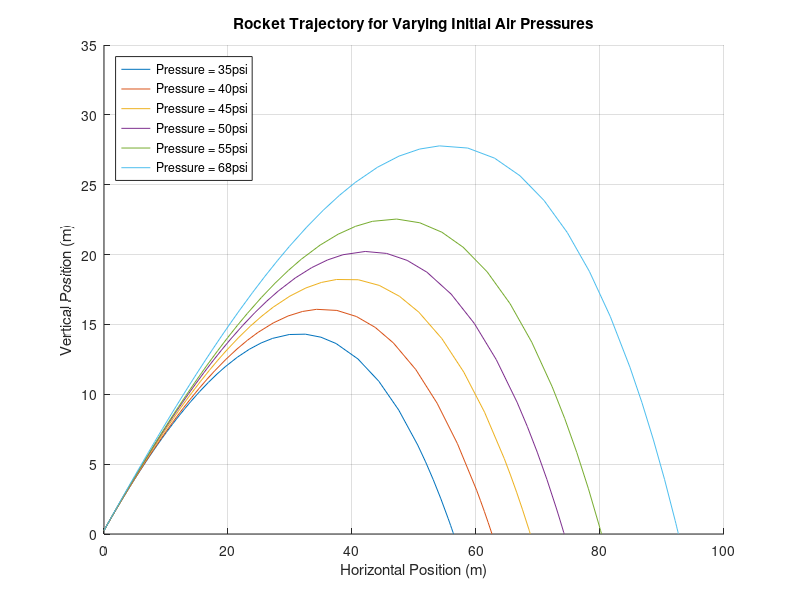
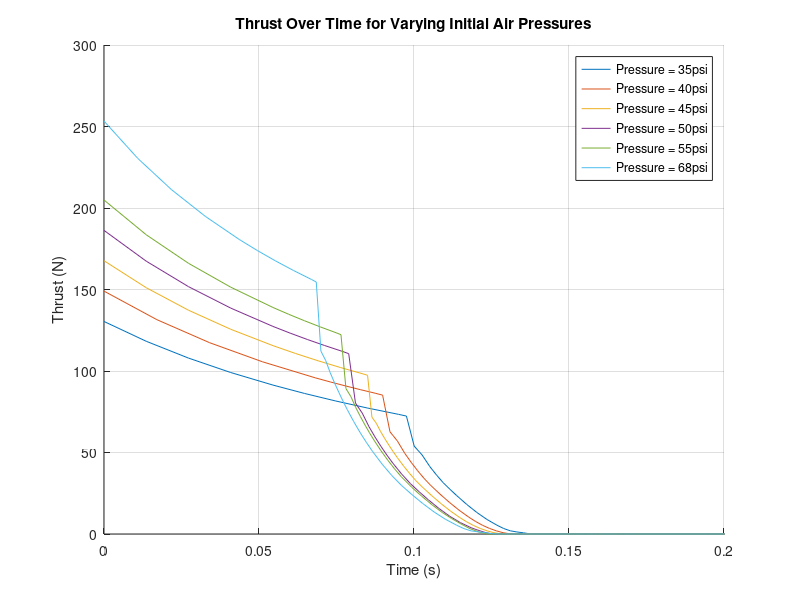
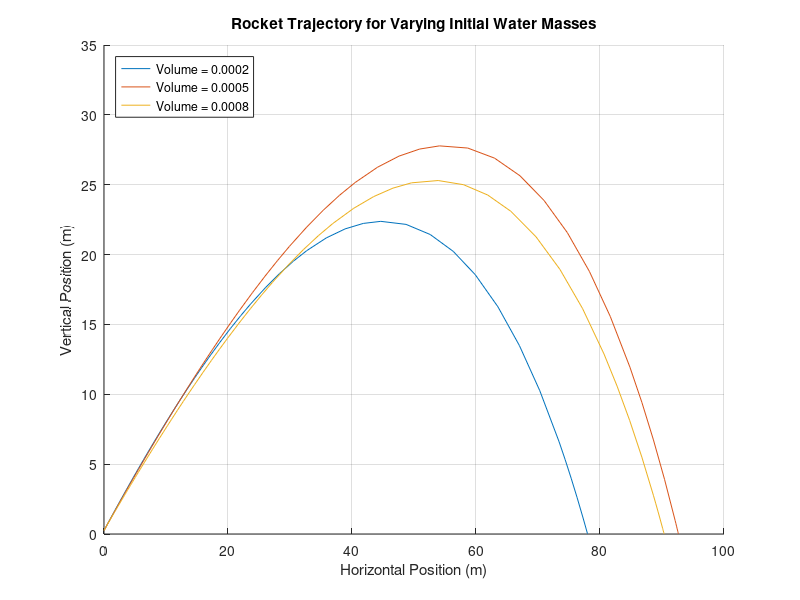
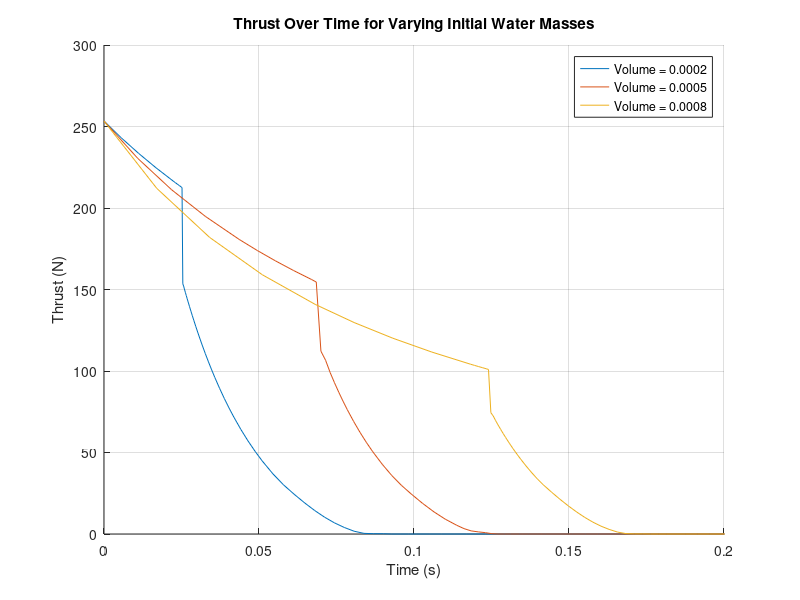

These charts were generated, in order, by the following MATLAB code:
%{
Author: Katherine Korobov, Alexander Lu
Assignment: Project 2 Part 2
Purpose: Simulate a bottle rocket with water expulsion using physics
principles and ode45. We will explore how different parameters affect
the trajectory and resulting thrust of the bottle rocket. Then, we will hit
a target 92m away with an range of +-1m.
%}

clc;
clear;
close all;

%% Function to Set Constants
function [const] = setConst()
    const.g = 9.81; %[m/s^2, acceleration due to gravity]
    const.cDis = 0.78; %[discharge coefficient]
    const.rhoAir = 0.961; %[kg/m^3, ambient air density]
    const.VemptyB = 0.002; %[m^3, volume of empty bottle]
    const.Pa = 12.1 * 6894.76; %[psia, atmospheric pressure, needs to be Pa]
    const.gamma = 1.4; %[ratio of specific heats for air]
    const.rhoWater = 1000; %[kg/m^3, water density]
    const.exitD = 2.1 / 100; %[m, diameter of the throat (exit) converted from cm]
    const.bottleD = 10.5 / 100; %[m, diameter of the bottle converted from cm]
    const.Rair = 287; %[J/(kg*K), specific gas constant of air]
    const.mEmpty = 0.15; %[kg, mass of empty 2-liter bottle with cone and fins]
    const.Cd = 0.425; %[drag coefficient]
    const.p0 = (48 + 12.1) * 6894.76; %[Pa, initial absolute pressure of air in bottle converted from psig]
    const.V0_water = 0.0005; %[m^3, initial volume of water inside bottle]
    const.T0 = 310; %[K, initial temperature of air]
    const.v0 = 0.0; %[m/s, initial velocity of rocket]
    const.Theta0 = 40; %[degree, initial angle of rocket]
    const.x0 = 0.0; %[m, initial horizontal distance]
    const.z0 = 0.25; %[m, initial vertical distance]
    const.standLength = 0.5; %[m, length of test stand]
end
%% Phase function that calculate d_dt statevector to be put into ode45
function [d_statevector_dt, Fthrust, phaseNumber] = bottleMotion(t, statevector, const, initialConditions)
    %Devectorize:
    x_pos = statevector(1);
    x_vel = statevector(2);
    z_pos = statevector(3);
    z_vel = statevector(4);
    m_rocket = statevector(5);
    V_air = statevector(6);
    m_air = statevector(7);

    phaseNumber = 0;

    %Compute Velocity Magnitude and Heading
    mag_vel = sqrt((x_vel)^2 + (z_vel)^2);

   if (x_pos < (const.standLength * cosd(const.Theta0)) || mag_vel == 0) %Either velocity is 0 or it is still on the stand
        h_hat = [cosd(const.Theta0), sind(const.Theta0)];
   else
        h_hat = [x_vel / mag_vel, z_vel / mag_vel];
   end

    exit_area = pi * (const.exitD / 2)^2; %Exit Cross Sectional Area
    normal_area = pi * (const.bottleD / 2)^2; %Cross Sectional Area

    %Compute Air Pressure Using Isentropic Expansion
    p1_air = const.p0 * (initialConditions.V0_air / V_air)^const.gamma; %Equation 5

    %End Conditions of Air Expansion
    p_end = const.p0 * (initialConditions.V0_air / const.VemptyB)^const.gamma; %Equation 14
    p2_air = p_end * (m_air / initialConditions.m0_air)^const.gamma; %Equation 16 

    if(V_air <= const.VemptyB) %Phase 1: Water is Expelled From Bottle
        %Calculate Exit Velocity
        exit_vel = sqrt((2*(p1_air - const.Pa)) / const.rhoWater); %Equation 8

        %Calculate Change in Mass of Water
        m_dotwater = const.cDis * const.rhoWater * exit_area * exit_vel; %Equation 6

        %Calculate Thrust
        Fthrust = h_hat * (m_dotwater * exit_vel); %Equation 9

        %Calculate Rate of Change of Air Volume
        Vdot_air = const.cDis * exit_area * exit_vel; %Equation 10
        
        mdot_rocket = -(m_dotwater); %Equation 11
        mdot_air = 0; %Mass of Air Remains Constant

        %Return Phase Number
        phaseNumber = 1;

    elseif((p2_air >= const.Pa)  && (V_air >= const.VemptyB)) %Phase 2: Air Expansion
        %Update Air Properties
        rho_air = m_air / const.VemptyB; %Equation 16
        T_air = p2_air / (rho_air * const.Rair); %Equation 16

        %Calcualte Critical Pressure
        p_crit = p2_air * (2/(const.gamma + 1))^(const.gamma/(const.gamma - 1)); %Equation 17
        
        if(p_crit > const.Pa) %If Flow is Choked
            exit_T = (2 / (const.gamma + 1)) * T_air; %Equation 18
            exit_p = p_crit; %Equation 18
            exit_rho = exit_p / (const.Rair * exit_T); %Equation 18
            exit_mach = 1;

        else %Where Critical Pressure < Ambient Pressure
            exit_mach = sqrt(2 * ((p2_air / const.Pa)^((const.gamma - 1) / const.gamma) - 1) / (const.gamma - 1)); % Equation 19
            exit_T = T_air / (1 + ((const.gamma - 1) / 2) * (exit_mach)^2); %Derived from Equation 19
            exit_p = const.Pa; %Equation 19
            exit_rho = const.Pa / (const.Rair * exit_T); %Equation 19
        end

        exit_vel = exit_mach * sqrt(const.gamma * const.Rair * exit_T); %Equation 18/19
        mdot_air = const.cDis * exit_rho * exit_area * exit_vel; %Equation 21
        Fthrust = h_hat * (mdot_air * exit_vel + (exit_p - const.Pa) * exit_area); 
        Vdot_air = 0;
        mdot_rocket = -(mdot_air);
        mdot_air = -(mdot_air); %Redfine for State Vector 

        %Return Phase Number
        phaseNumber = 2;

    else %Ballistic Phase
         Fthrust = 0;
         mdot_rocket = 0;
         Vdot_air = 0;
         mdot_air = 0;

         if(z_pos <= 0)
             d_statevector_dt = [0; 0; 0; 0; 0; 0; 0]; %Goes Below Ground, Nothing Changes
             return;
         end

         %Return Phase Number
         phaseNumber = 3;
    end

    %Compute Drag
    Fdrag = h_hat * (0.5 * const.rhoAir * (mag_vel)^2 * const.Cd * normal_area);
    
    %Compute Gravity
    Fgravity = [0, -(m_rocket * const.g)];

    %Compute Fnet
    Fnet = Fthrust - Fdrag + Fgravity;

    %Compute Acceleration
    a =  Fnet / m_rocket; 
    
    %Create Derivative of State Vector to be Put into ode45
    d_statevector_dt = [x_vel; a(1); z_vel; a(2); mdot_rocket; Vdot_air; mdot_air];
    
end
%% Initial Conditions Function
function [initialConditions, statevector_0] = initializeVar(const)
    initialConditions.V0_air = const.VemptyB - const.V0_water; %[m^3] Initial Air Volume
    initialConditions.m0_water = const.rhoWater * const.V0_water; %[kg] Initial Water Mass
    initialConditions.m0_air = (const.p0 * initialConditions.V0_air) / (const.Rair * const.T0); %[kg] Ideal Gas Law
    initialConditions.m0_rocket = const.mEmpty + initialConditions.m0_water + initialConditions.m0_air; %[kg] Initial Rocket Mass

    %Define Initial Statevector: statevector = [x, v_x, z, v_z, m_r, volume_air, m_air];
    statevector_0 = [const.x0, const.v0, const.z0, const.v0, initialConditions.m0_rocket, initialConditions.V0_air, initialConditions.m0_air];

end
%% Thrust Calculation Function
function [thrust] = thrustCalc(t, statevector, const, initialConditions)
     thrust = zeros(length(t), 1);

     for j = 1:length(t)
        %Calculate thrust using bottleMotion
        [~, thrust_temp, ~] = bottleMotion(t(j), statevector(j, :), const, initialConditions);

        %Store thrust value (ensure thrust_temp is scalar)
        thrust(j) = norm(thrust_temp, 2);
     end
end
%% Initialize variables
const = setConst();

%Create Looping Vectors
allPressures = [35, 40, 45, 50, 55, 68]; %[psi] Units Converted Later
allV0Water = [0.0002, 0.0005, 0.0008]; %[m^3];
allCd = [0.3, 0.35, 0.40, 0.45, 0.5, 0.6];
allTheta0 = [10, 20, 40, 60, 80]; %[Degree]

%Define Integration Time
final_time = 10;
tspan = [0, final_time];

%% Explore Pressure
fig1 = figure('Name','Rocket Trajectory for Varying Initial Air Pressures');
hold on;
title('Rocket Trajectory for Varying Initial Air Pressures');
xlabel('Horizontal Position (m)');
ylabel('Vertical Position (m)');
ylim([0, 35]);
grid on;

fig2 = figure('Name','Thrust Over Time for Varying Initial Air Pressures');
hold on;
hold on;
title('Thrust Over Time for Varying Initial Air Pressures');
xlabel('Time (s)');
ylabel('Thrust (N)');
xlim([0 0.2]);
grid on;

for i = 1:length(allPressures)
    const.p0 = (allPressures(i) + 12.1) * 6894.76; %Convert to Pa
    [initialConditions, statevector_0] = initializeVar(const);

    %Simulate using ode45
    [t,statevector] = ode45(@(t,statevector) bottleMotion(t,statevector, const, initialConditions), tspan, statevector_0);

    figure(1);
    plot(statevector(:, 1), statevector(:, 3));
    
    thrust = thrustCalc(t, statevector, const, initialConditions);
    
    figure(2);
    plot(t, thrust);
end
figure(1);
legend('Pressure = 35psi', 'Pressure = 40psi', 'Pressure = 45psi', 'Pressure = 50psi', 'Pressure = 55psi', 'Pressure = 68psi', 'Location','northwest');
hold off;

figure(2);
legend('Pressure = 35psi', 'Pressure = 40psi', 'Pressure = 45psi', 'Pressure = 50psi', 'Pressure = 55psi', 'Pressure = 68psi', 'Location','northeast');
hold off;

%% Explore Initial Water Mass 
% Note: The density of water does not change, nor would it make sense to
% change it because it is a physical property of the material. Instead we
% will vary the values of the initial volume of the water inside the
% bottle.

fig3 = figure('Name','Rocket Trajectory for Varying Initial Water Masses');
hold on;
title('Rocket Trajectory for Varying Initial Water Masses');
xlabel('Horizontal Position (m)');
ylabel('Vertical Position (m)');
ylim([0, 35]);
grid on;

fig4 = figure('Name','Thrust Over Time for Varying Initial Water Masses');
hold on;
hold on;
title('Thrust Over Time for Varying Initial Water Masses');
xlabel('Time (s)');
ylabel('Thrust (N)');
xlim([0 0.2]);
grid on;

for i = 1:length(allV0Water)
    const.V0_water = allV0Water(i);
    [initialConditions, statevector_0] = initializeVar(const);

    %Simulate using ode45
    [t,statevector] = ode45(@(t,statevector) bottleMotion(t,statevector, const, initialConditions), tspan, statevector_0);

    figure(3);
    plot(statevector(:, 1), statevector(:, 3));
    
    thrust = thrustCalc(t, statevector, const, initialConditions);

    figure(4);
    plot(t, thrust);
end
figure(3);
legend('Volume = 0.0002', 'Volume = 0.0005', 'Volume = 0.0008', 'Location','northwest');
hold off;

figure(4);
legend('Volume = 0.0002', 'Volume = 0.0005', 'Volume = 0.0008','Location','northeast');
hold off;

%% Explore Coefficient of Drag
fig5 = figure('Name','Rocket Trajectory for Varying Coefficient of Drag');
hold on;
title('Rocket Trajectory for Varying Coefficient of Drag');
xlabel('Horizontal Position (m)');
ylabel('Vertical Position (m)');
ylim([0, 35]);
grid on;

fig6 = figure('Name','Thrust Over Time for Varying Coefficients of Drag');
hold on;
title('Thrust Over Time for Varying Coefficients of Drag');
xlabel('Time (s)');
ylabel('Thrust (N)');
xlim([0 0.2]);
grid on;

for i = 1:length(allCd)
    const.Cd = allCd(i);
    
    [initialConditions, statevector_0] = initializeVar(const);

    %Going to create a statevector
    [t,statevector] = ode45(@(t,statevector) bottleMotion(t,statevector, const, initialConditions), tspan, statevector_0);

    figure(5);
    plot(statevector(:, 1), statevector(:, 3));

     %Loop through each row of statevector
    thrust = thrustCalc(t, statevector, const, initialConditions);
    
    figure(6);
    plot(t, thrust);
end

figure(5);
legend('Cd = 0.3', 'Cd = 0.35', 'Cd = 0.4', 'Cd = 0.45', 'Cd = 0.5', 'Cd = 0.6', 'Location','northwest');
hold off;

figure(6);
legend('Cd = 0.3', 'Cd = 0.35', 'Cd = 0.4', 'Cd = 0.45', 'Cd = 0.5', 'Cd = 0.6', 'Location','northeast');
hold off;

%% Explore Launch Angle
fig7 = figure('Name','Rocket Trajectory for Varying Launch Angles');
hold on;
title('Rocket Trajectory for Varying Launch Angles');
xlabel('Horizontal Position (m)');
ylabel('Vertical Position (m)');
ylim([0, 50]);
grid on;

fig8 = figure('Name','Thrust Over Time for Varying Launch Angles');
hold on;
title('Thrust Over Time for Varying Launch Angles');
xlabel('Time (s)');
ylabel('Thrust (N)');
xlim([0 0.2]);
grid on;

for i = 1:length(allTheta0)
    const.Theta0 = allTheta0(i);

    [initialConditions, statevector_0] = initializeVar(const);

    %Going to create a statevector
    [t,statevector] = ode45(@(t,statevector) bottleMotion(t,statevector, const, initialConditions), tspan, statevector_0);

    figure(7);
    plot(statevector(:, 1), statevector(:, 3));

     %Loop through each row of statevector
    thrust = thrustCalc(t, statevector, const, initialConditions);
    
    figure(8);
    plot(t, thrust);
end

figure(7);
legend('Angle = 10', 'Angle = 20', 'Angle = 40', 'Angle = 60', 'Angle = 80', 'Location','northeast');
hold off;

figure(8);
legend('Angle = 10', 'Angle = 20', 'Angle = 40', 'Angle = 60', 'Angle = 80', 'Location','northeast');
hold off;

%how to tell when each phase is when?
%return phase number in bottle function
%do diff to find change because 3-2 = 1 find diff(1) which gives indices of phase change to get time
